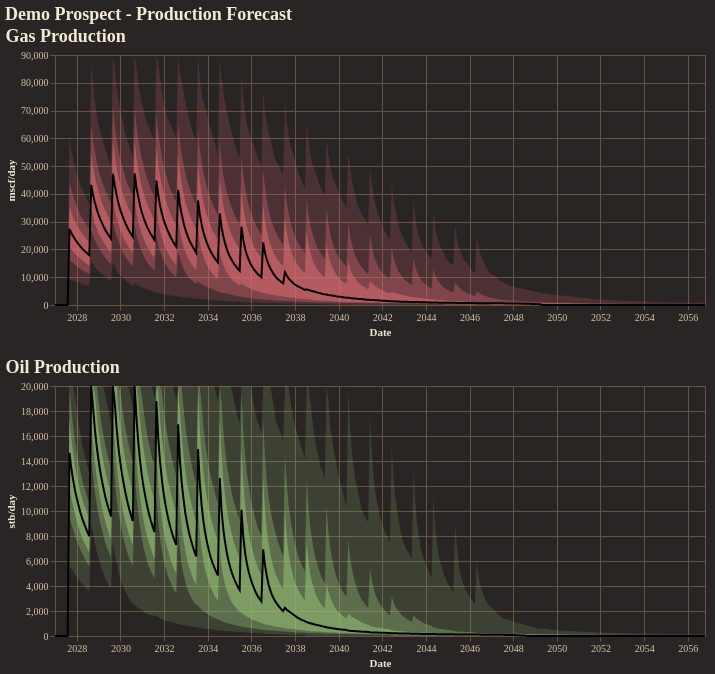

This figure's notebook cell:
### Code cell
fig = reporter.plotter.combined_production_plot(
    figsize=(650, 250),
    backend=PLOTTING_BACKEND
)
fig.show()

### Figure 1 — Vega-Lite specification as saved in the notebook (floating-point values rounded to 4 significant figures; data arrays with more than 128 entries replaced by an {"elided": "..."} marker saying what was removed)
{"config": {"background": "#292524", "view": {"fill": "#292524", "stroke": "#665340"}, "title": {"color": "#f4e9d7", "font": "Merriweather", "fontSize": 18, "fontWeight": 600, "subtitleColor": "#d5c2a6", "anchor": "start"}, "axis": {"domainColor": "#665340", "gridColor": "#665340", "tickColor": "#665340", "labelColor": "#d5c2a6", "titleColor": "#f4e9d7", "labelFont": "Merriweather", "titleFont": "Merriweather"}, "legend": {"titleColor": "#f4e9d7", "labelColor": "#d5c2a6", "labelFont": "Merriweather", "titleFont": "Merriweather", "orient": "top-right", "symbolType": "circle"}, "header": {"labelColor": "#d5c2a6", "titleColor": "#f4e9d7", "labelFont": "Merriweather", "titleFont": "Merriweather"}, "mark": {"color": "#c78d3b"}, "line": {"color": "#c78d3b"}, "bar": {"color": "#c78d3b"}, "point": {"color": "#ddb06d"}, "area": {"color": "#c78d3b", "opacity": 0.35}, "text": {"color": "#f4e9d7", "font": "Merriweather"}, "range": {"category": ["#5DA5DA", "#F28E2B", "#59C36A", "#E15759", "#B07AA1", "#4ECDC4", "#FF9DA7", "#EDC948"]}}, "vconcat": [{"layer": [{"mark": {"type": "area", "color": "rgba(224, 108, 117, 1.0)", "opacity": 0.18}, "encoding": {"tooltip": [{"field": "date", "title": "Date", "type": "temporal"}, {"field": "p01", "format": ",.2f", "title": "P01", "type": "quantitative"}, {"field": "p10", "format": ",.2f", "title": "P10", "type": "quantitative"}, {"field": "p25", "format": ",.2f", "title": "P25", "type": "quantitative"}, {"field": "p50", "format": ",.2f", "title": "P50", "type": "quantitative"}, {"field": "p75", "format": ",.2f", "title": "P75", "type": "quantitative"}, {"field": "p90", "format": ",.2f", "title": "P90", "type": "quantitative"}, {"field": "p99", "format": ",.2f", "title": "P99", "type": "quantitative"}], "x": {"field": "date", "title": "Date", "type": "temporal"}, "y": {"field": "p01", "title": "mscf/day", "type": "quantitative"}, "y2": {"field": "p99"}}}, {"mark": {"type": "area", "color": "rgba(224, 108, 117, 1.0)", "opacity": 0.35}, "encoding": {"tooltip": [{"field": "date", "title": "Date", "type": "temporal"}, {"field": "p01", "format": ",.2f", "title": "P01", "type": "quantitative"}, {"field": "p10", "format": ",.2f", "title": "P10", "type": "quantitative"}, {"field": "p25", "format": ",.2f", "title": "P25", "type": "quantitative"}, {"field": "p50", "format": ",.2f", "title": "P50", "type": "quantitative"}, {"field": "p75", "format": ",.2f", "title": "P75", "type": "quantitative"}, {"field": "p90", "format": ",.2f", "title": "P90", "type": "quantitative"}, {"field": "p99", "format": ",.2f", "title": "P99", "type": "quantitative"}], "x": {"field": "date", "title": "Date", "type": "temporal"}, "y": {"field": "p10", "title": "mscf/day", "type": "quantitative"}, "y2": {"field": "p90"}}}, {"mark": {"type": "area", "color": "rgba(224, 108, 117, 1.0)", "opacity": 0.55}, "encoding": {"tooltip": [{"field": "date", "title": "Date", "type": "temporal"}, {"field": "p01", "format": ",.2f", "title": "P01", "type": "quantitative"}, {"field": "p10", "format": ",.2f", "title": "P10", "type": "quantitative"}, {"field": "p25", "format": ",.2f", "title": "P25", "type": "quantitative"}, {"field": "p50", "format": ",.2f", "title": "P50", "type": "quantitative"}, {"field": "p75", "format": ",.2f", "title": "P75", "type": "quantitative"}, {"field": "p90", "format": ",.2f", "title": "P90", "type": "quantitative"}, {"field": "p99", "format": ",.2f", "title": "P99", "type": "quantitative"}], "x": {"field": "date", "title": "Date", "type": "temporal"}, "y": {"field": "p25", "title": "mscf/day", "type": "quantitative"}, "y2": {"field": "p75"}}}, {"mark": {"type": "line", "color": "black", "strokeWidth": 2}, "encoding": {"tooltip": [{"field": "date", "title": "Date", "type": "temporal"}, {"field": "p01", "format": ",.2f", "title": "P01", "type": "quantitative"}, {"field": "p10", "format": ",.2f", "title": "P10", "type": "quantitative"}, {"field": "p25", "format": ",.2f", "title": "P25", "type": "quantitative"}, {"field": "p50", "format": ",.2f", "title": "P50", "type": "quantitative"}, {"field": "p75", "format": ",.2f", "title": "P75", "type": "quantitative"}, {"field": "p90", "format": ",.2f", "title": "P90", "type": "quantitative"}, {"field": "p99", "format": ",.2f", "title": "P99", "type": "quantitative"}], "x": {"field": "date", "title": "Date", "type": "temporal"}, "y": {"field": "p50", "title": "mscf/day", "type": "quantitative"}}}], "data": {"name": "data-5742c1c22ba27ca57c4783916e5b1215"}, "height": 250, "title": "Gas Production", "width": 650}, {"layer": [{"mark": {"type": "area", "color": "rgba(152, 195, 121, 1.0)", "opacity": 0.18}, "encoding": {"tooltip": [{"field": "date", "title": "Date", "type": "temporal"}, {"field": "p01", "format": ",.2f", "title": "P01", "type": "quantitative"}, {"field": "p10", "format": ",.2f", "title": "P10", "type": "quantitative"}, {"field": "p25", "format": ",.2f", "title": "P25", "type": "quantitative"}, {"field": "p50", "format": ",.2f", "title": "P50", "type": "quantitative"}, {"field": "p75", "format": ",.2f", "title": "P75", "type": "quantitative"}, {"field": "p90", "format": ",.2f", "title": "P90", "type": "quantitative"}, {"field": "p99", "format": ",.2f", "title": "P99", "type": "quantitative"}], "x": {"field": "date", "title": "Date", "type": "temporal"}, "y": {"field": "p01", "title": "stb/day", "type": "quantitative"}, "y2": {"field": "p99"}}}, {"mark": {"type": "area", "color": "rgba(152, 195, 121, 1.0)", "opacity": 0.35}, "encoding": {"tooltip": [{"field": "date", "title": "Date", "type": "temporal"}, {"field": "p01", "format": ",.2f", "title": "P01", "type": "quantitative"}, {"field": "p10", "format": ",.2f", "title": "P10", "type": "quantitative"}, {"field": "p25", "format": ",.2f", "title": "P25", "type": "quantitative"}, {"field": "p50", "format": ",.2f", "title": "P50", "type": "quantitative"}, {"field": "p75", "format": ",.2f", "title": "P75", "type": "quantitative"}, {"field": "p90", "format": ",.2f", "title": "P90", "type": "quantitative"}, {"field": "p99", "format": ",.2f", "title": "P99", "type": "quantitative"}], "x": {"field": "date", "title": "Date", "type": "temporal"}, "y": {"field": "p10", "title": "stb/day", "type": "quantitative"}, "y2": {"field": "p90"}}}, {"mark": {"type": "area", "color": "rgba(152, 195, 121, 1.0)", "opacity": 0.55}, "encoding": {"tooltip": [{"field": "date", "title": "Date", "type": "temporal"}, {"field": "p01", "format": ",.2f", "title": "P01", "type": "quantitative"}, {"field": "p10", "format": ",.2f", "title": "P10", "type": "quantitative"}, {"field": "p25", "format": ",.2f", "title": "P25", "type": "quantitative"}, {"field": "p50", "format": ",.2f", "title": "P50", "type": "quantitative"}, {"field": "p75", "format": ",.2f", "title": "P75", "type": "quantitative"}, {"field": "p90", "format": ",.2f", "title": "P90", "type": "quantitative"}, {"field": "p99", "format": ",.2f", "title": "P99", "type": "quantitative"}], "x": {"field": "date", "title": "Date", "type": "temporal"}, "y": {"field": "p25", "title": "stb/day", "type": "quantitative"}, "y2": {"field": "p75"}}}, {"mark": {"type": "line", "color": "black", "strokeWidth": 2}, "encoding": {"tooltip": [{"field": "date", "title": "Date", "type": "temporal"}, {"field": "p01", "format": ",.2f", "title": "P01", "type": "quantitative"}, {"field": "p10", "format": ",.2f", "title": "P10", "type": "quantitative"}, {"field": "p25", "format": ",.2f", "title": "P25", "type": "quantitative"}, {"field": "p50", "format": ",.2f", "title": "P50", "type": "quantitative"}, {"field": "p75", "format": ",.2f", "title": "P75", "type": "quantitative"}, {"field": "p90", "format": ",.2f", "title": "P90", "type": "quantitative"}, {"field": "p99", "format": ",.2f", "title": "P99", "type": "quantitative"}], "x": {"field": "date", "title": "Date", "type": "temporal"}, "y": {"field": "p50", "title": "stb/day", "type": "quantitative"}}}], "data": {"name": "data-769d7c33954c2420909d2340a3ebf343"}, "height": 250, "title": "Oil Production", "width": 650}], "title": "Demo Prospect - Production Forecast", "$schema": "https://vega.github.io/schema/vega-lite/v5.20.1.json", "datasets": {"data-5742c1c22ba27ca57c4783916e5b1215": {"elided": "360 records"}, "data-769d7c33954c2420909d2340a3ebf343": {"elided": "360 records"}}}
